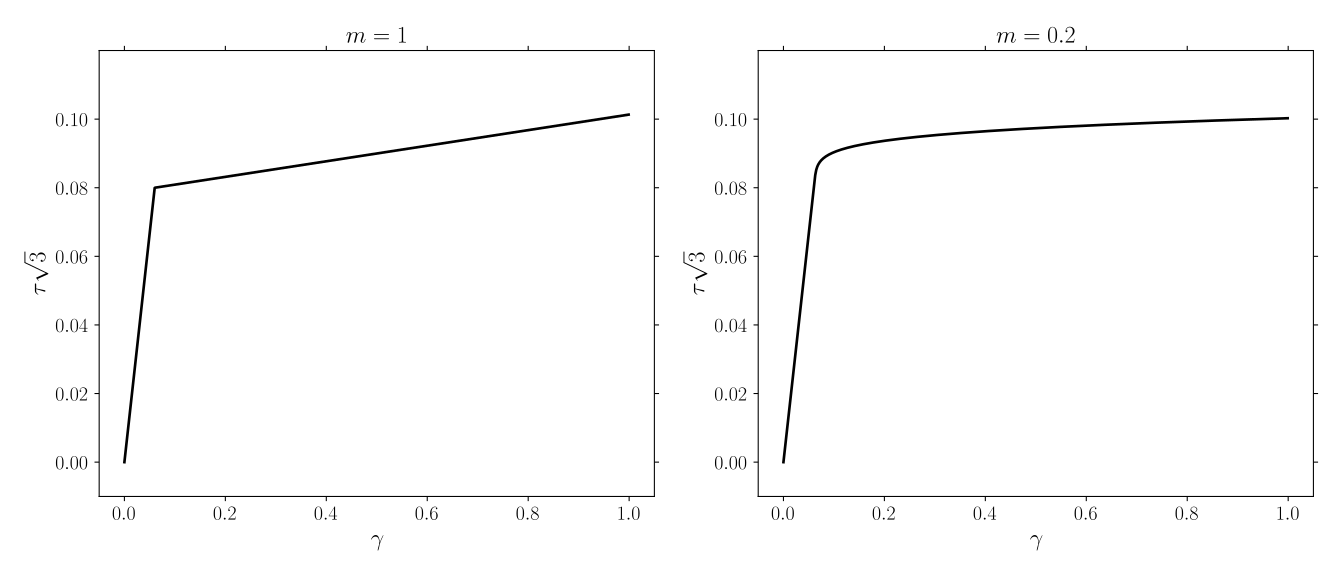

Source code (Python):
'''
Example of linear and non-linear hardening.

(c) T.W.J. de Geus | tom@geus.me | www.geus.me | github.com/tdegeus/GooseSolid
'''

import numpy      as np
import GooseSolid as gs

import matplotlib.pyplot as plt
plt.style.use(['goose','goose-latex'])

fig = plt.figure(figsize=(14,6))
fig.set_tight_layout(True)

# ==================================================================================================

eps  = 1.0
T    = 1.
ninc = 1000
dt   = T/float(ninc)

epsdot = (eps/T)*np.array([
  [0. , 1. , 0.],
  [1. , 0. , 0.],
  [0. , 0. , 0.],
])

tau   = np.zeros((ninc))
gamma = np.zeros((ninc))

K,G   = gs.ConvertElasticParameters("E,nu",1.0,0.3,"K,G")

model = gs.PlasticLinearElastic(
  K      = K,
  G      = G,
  sigy0  = 0.08,
  H      = 0.02,
)

for inc in range(ninc):

  sigma = model.stress(epsdot*float(inc)*dt)
  model.increment()

  tau  [inc] = sigma [0,1]
  gamma[inc] = epsdot[0,1]*float(inc)*dt

ax = fig.add_subplot(1,2,1)

ax.plot(gamma,tau*np.sqrt(3.0))

ax.xaxis.set_ticks(np.linspace(0, 1,6))
ax.yaxis.set_ticks(np.linspace(0,.1,6))

plt.xlim([-.05,1.05])
plt.ylim([-.01,0.12])

plt.xlabel(r'$\gamma$')
plt.ylabel(r'$\tau \sqrt{3}$')
plt.title (r'$m = 1$')

# ==================================================================================================

eps  = 1.0
T    = 1.
ninc = 1000
dt   = T/float(ninc)

epsdot = (eps/T)*np.array([
  [0. , 1. , 0.],
  [1. , 0. , 0.],
  [0. , 0. , 0.],
])

tau   = np.zeros((ninc))
gamma = np.zeros((ninc))

K,G   = gs.ConvertElasticParameters("E,nu",1.0,0.3,"K,G")

model = gs.PlasticLinearElastic(
  K      = K,
  G      = G,
  sigy0  = 0.08,
  H      = 0.02,
  m      = 0.2 ,
)

for inc in range(ninc):

  sigma = model.stress(epsdot*float(inc)*dt)
  model.increment()

  tau  [inc] = sigma [0,1]
  gamma[inc] = epsdot[0,1]*float(inc)*dt

ax = fig.add_subplot(1,2,2)

ax.plot(gamma,tau*np.sqrt(3.0))

ax.xaxis.set_ticks(np.linspace(0, 1,6))
ax.yaxis.set_ticks(np.linspace(0,.1,6))

plt.xlim([-.05,1.05])
plt.ylim([-.01,0.12])

plt.xlabel(r'$\gamma$')
plt.ylabel(r'$\tau \sqrt{3}$')
plt.title (r'$m = 0.2$')

# ==================================================================================================

plt.savefig('example.svg')
plt.show()
